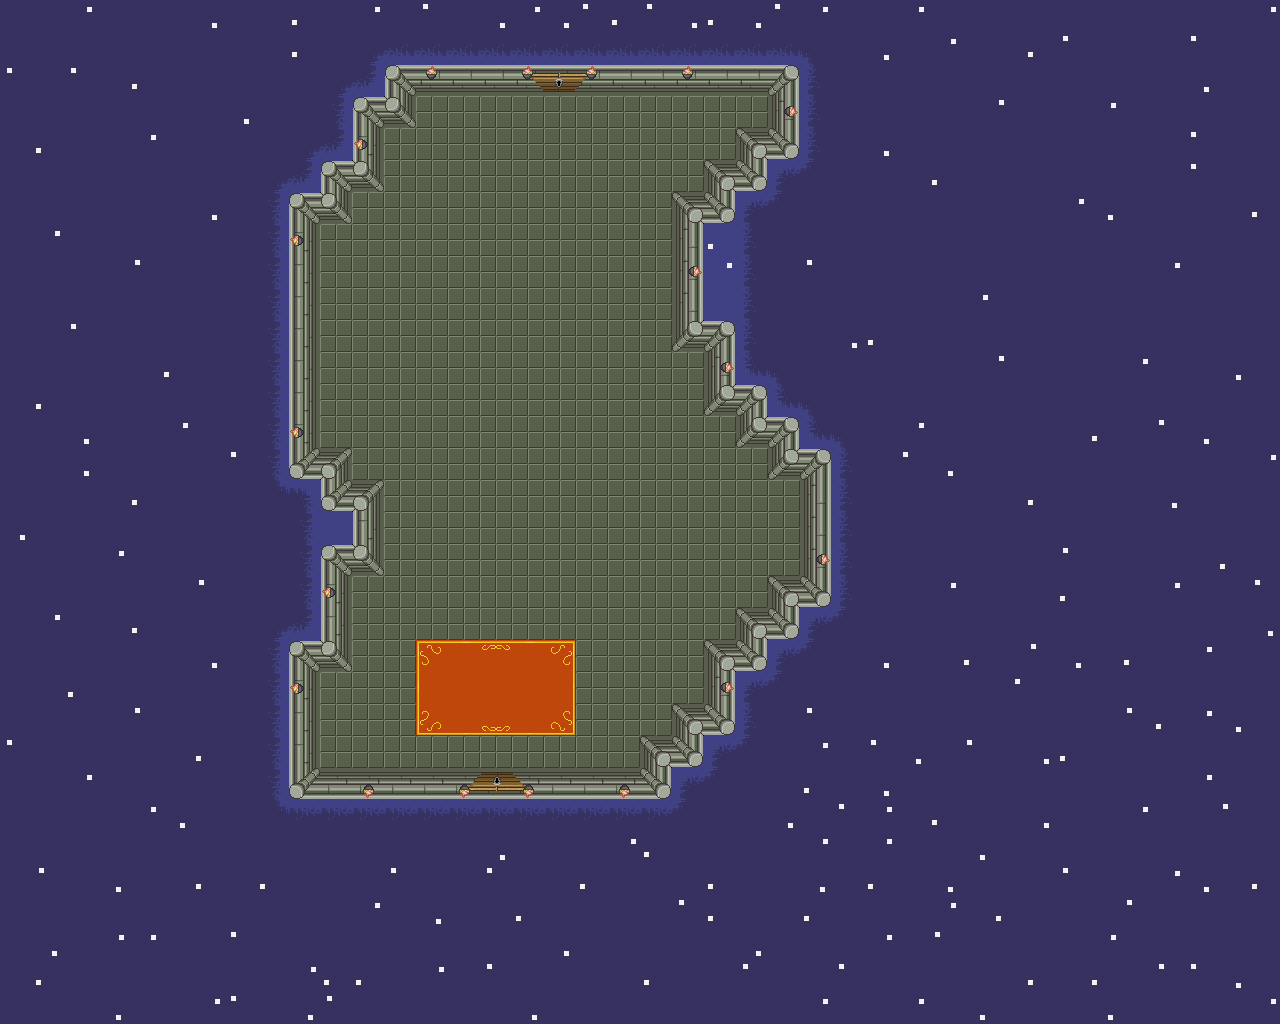

A level layout from a 2D game, rendered from its tile map. Below: a short description, then the map file with tile-grid data replaced by summaries:
An orthogonal 40x32 tile map with 32x32 px tiles, 5 tile layers (Fundo est, Piso, Fundo, Porta, ...), 4 tilesets and 29 objects (24x Parede, Porta_X, Porta_I, Player, XIII, ...).

<map version="1.10" tiledversion="1.10.2" orientation="orthogonal" renderorder="right-down" width="40" height="32" tilewidth="32" tileheight="32" infinite="0" nextlayerid="10" nextobjectid="32">
 <tileset firstgid="1" source="Fundo.tsx" />
 <tileset firstgid="53" source="tileset_complet.tsx" />
 <tileset firstgid="134" source="Fundo_anm.tsx" />
 <tileset firstgid="186" source="tileset_complet_anm.tsx" />
 <objectgroup id="6" name="Paredes">
  <object id="2" name="Parede" x="384" y="64" width="416" height="32">
   <properties>
    <property name="Collision" type="bool" value="true" />
   </properties>
  </object>
  <object id="3" name="Parede" x="768" y="96" width="32" height="64">
   <properties>
    <property name="Collision" type="bool" value="true" />
   </properties>
  </object>
  <object id="4" name="Parede" x="736" y="128" width="32" height="64">
   <properties>
    <property name="Collision" type="bool" value="true" />
   </properties>
  </object>
  <object id="5" name="Parede" x="704" y="160" width="32" height="64">
   <properties>
    <property name="Collision" type="bool" value="true" />
   </properties>
  </object>
  <object id="6" name="Parede" x="672" y="192" width="32" height="160">
   <properties>
    <property name="Collision" type="bool" value="true" />
   </properties>
  </object>
  <object id="7" name="Parede" x="704" y="320" width="32" height="96">
   <properties>
    <property name="Collision" type="bool" value="true" />
   </properties>
  </object>
  <object id="8" name="Parede" x="736" y="384" width="32" height="64">
   <properties>
    <property name="Collision" type="bool" value="true" />
   </properties>
  </object>
  <object id="9" name="Parede" x="768" y="416" width="32" height="64">
   <properties>
    <property name="Collision" type="bool" value="true" />
   </properties>
  </object>
  <object id="10" name="Parede" x="800" y="448" width="32" height="160">
   <properties>
    <property name="Collision" type="bool" value="true" />
   </properties>
  </object>
  <object id="11" name="Parede" x="768" y="576" width="32" height="64">
   <properties>
    <property name="Collision" type="bool" value="true" />
   </properties>
  </object>
  <object id="12" name="Parede" x="736" y="608" width="32" height="64">
   <properties>
    <property name="Collision" type="bool" value="true" />
   </properties>
  </object>
  <object id="13" name="Parede" x="704" y="640" width="32" height="96">
   <properties>
    <property name="Collision" type="bool" value="true" />
   </properties>
  </object>
  <object id="14" name="Parede" x="672" y="704" width="32" height="64">
   <properties>
    <property name="Collision" type="bool" value="true" />
   </properties>
  </object>
  <object id="15" name="Parede" x="640" y="736" width="32" height="64">
   <properties>
    <property name="Collision" type="bool" value="true" />
   </properties>
  </object>
  <object id="16" name="Parede" x="288" y="768" width="352" height="32">
   <properties>
    <property name="Collision" type="bool" value="true" />
   </properties>
  </object>
  <object id="17" name="Parede" x="288" y="640" width="32" height="128">
   <properties>
    <property name="Collision" type="bool" value="true" />
   </properties>
  </object>
  <object id="18" name="Parede" x="320" y="544" width="32" height="128">
   <properties>
    <property name="Collision" type="bool" value="true" />
   </properties>
  </object>
  <object id="19" name="Parede" x="352" y="480" width="32" height="96">
   <properties>
    <property name="Collision" type="bool" value="true" />
   </properties>
  </object>
  <object id="20" name="Parede" x="320" y="448" width="32" height="64">
   <properties>
    <property name="Collision" type="bool" value="true" />
   </properties>
  </object>
  <object id="21" name="Parede" x="288" y="192" width="32" height="288">
   <properties>
    <property name="Collision" type="bool" value="true" />
   </properties>
  </object>
  <object id="22" name="Parede" x="320" y="160" width="32" height="64">
   <properties>
    <property name="Collision" type="bool" value="true" />
   </properties>
  </object>
  <object id="23" name="Parede" x="352" y="96" width="32" height="96">
   <properties>
    <property name="Collision" type="bool" value="true" />
   </properties>
  </object>
  <object id="24" name="Parede" x="384" y="96" width="32" height="32">
   <properties>
    <property name="Collision" type="bool" value="true" />
   </properties>
  </object>
  <object id="30" name="Parede" x="544" y="160" width="32" height="64">
   <properties>
    <property name="Collision" type="bool" value="true" />
   </properties>
  </object>
 </objectgroup>
 <objectgroup id="7" name="Portas">
  <object id="25" name="Porta_X" x="512" y="64" width="96" height="128">
   <properties>
    <property name="porta" type="bool" value="true" />
   </properties>
  </object>
  <object id="27" name="Porta_I" x="448" y="736" width="96" height="64">
   <properties>
    <property name="porta" type="bool" value="true" />
   </properties>
  </object>
 </objectgroup>
 <objectgroup id="8" name="Pontos">
  <object id="28" name="Player" x="493.952" y="668.152">
   <point />
  </object>
  <object id="29" name="XIII" x="559.723" y="222.423">
   <point />
  </object>
 </objectgroup>
 <objectgroup id="9" name="Inimigos">
  <object id="31" name="Inimigo XIII" x="480" y="64" width="160" height="224">
   <properties>
    <property name="Interagir" type="bool" value="true" />
   </properties>
  </object>
 </objectgroup>
 <layer id="1" name="Fundo est" width="40" height="32">
  <data>[1280 cells, 1280 non-empty, 1 distinct tile ids]</data>
 </layer>
 <layer id="2" name="Piso" width="40" height="32">
  <data>[1280 cells, 1280 non-empty, 15 distinct tile ids]</data>
 </layer>
 <layer id="3" name="Fundo" width="40" height="32">
  <data>[1280 cells, 272 non-empty, 5 distinct tile ids]</data>
 </layer>
 <layer id="4" name="Porta" width="40" height="32">
  <data>[1280 cells, 21 non-empty, 12 distinct tile ids]</data>
 </layer>
 <layer id="5" name="Tocha" width="40" height="32">
  <data>[1280 cells, 18 non-empty, 1 distinct tile ids]</data>
 </layer>
</map>
